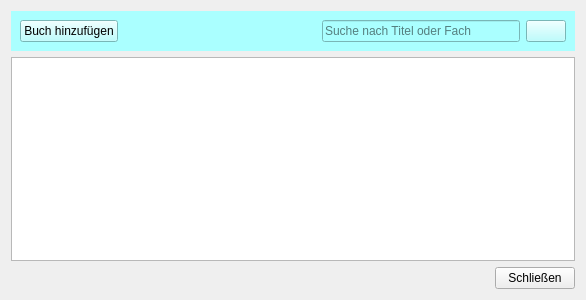
<?xml version="1.0" encoding="UTF-8"?>
<ui version="4.0">
 <class>BookWidget</class>
 <widget class="QWidget" name="BookWidget">
  <property name="geometry">
   <rect>
    <x>0</x>
    <y>0</y>
    <width>586</width>
    <height>300</height>
   </rect>
  </property>
  <property name="font">
   <font>
    <family>Arial</family>
   </font>
  </property>
  <property name="windowTitle">
   <string>Form</string>
  </property>
  <layout class="QVBoxLayout" name="verticalLayout_2">
   <item>
    <widget class="QWidget" name="widget" native="true">
     <property name="minimumSize">
      <size>
       <width>300</width>
       <height>27</height>
      </size>
     </property>
     <property name="font">
      <font>
       <family>Arial</family>
      </font>
     </property>
     <property name="styleSheet">
      <string notr="true">background-color: rgb(170, 255, 255);</string>
     </property>
     <layout class="QVBoxLayout" name="verticalLayout">
      <item>
       <layout class="QHBoxLayout" name="horizontalLayout_2">
        <item>
         <widget class="QPushButton" name="button_addBook">
          <property name="font">
           <font>
            <family>Arial</family>
           </font>
          </property>
          <property name="text">
           <string>Buch hinzufügen</string>
          </property>
         </widget>
        </item>
        <item>
         <spacer name="horizontalSpacer_2">
          <property name="orientation">
           <enum>Qt::Horizontal</enum>
          </property>
          <property name="sizeHint" stdset="0">
           <size>
            <width>40</width>
            <height>20</height>
           </size>
          </property>
         </spacer>
        </item>
        <item>
         <widget class="QLineEdit" name="line_serach">
          <property name="font">
           <font>
            <family>Arial</family>
           </font>
          </property>
          <property name="placeholderText">
           <string>Suche nach Titel oder Fach</string>
          </property>
         </widget>
        </item>
        <item>
         <widget class="QPushButton" name="button_search">
          <property name="text">
           <string/>
          </property>
          <property name="icon">
           <iconset resource="ressources.qrc">
            <normaloff>:/icons/icons/Search.png</normaloff>:/icons/icons/Search.png</iconset>
          </property>
         </widget>
        </item>
       </layout>
      </item>
     </layout>
    </widget>
   </item>
   <item>
    <widget class="QTableView" name="tableView"/>
   </item>
   <item>
    <layout class="QHBoxLayout" name="horizontalLayout">
     <item>
      <spacer name="horizontalSpacer">
       <property name="orientation">
        <enum>Qt::Horizontal</enum>
       </property>
       <property name="sizeHint" stdset="0">
        <size>
         <width>40</width>
         <height>20</height>
        </size>
       </property>
      </spacer>
     </item>
     <item>
      <widget class="QPushButton" name="button_close">
       <property name="font">
        <font>
         <family>Arial</family>
        </font>
       </property>
       <property name="text">
        <string>Schließen</string>
       </property>
      </widget>
     </item>
    </layout>
   </item>
  </layout>
 </widget>
 <resources>
  <include location="ressources.qrc"/>
 </resources>
 <connections/>
</ui>
